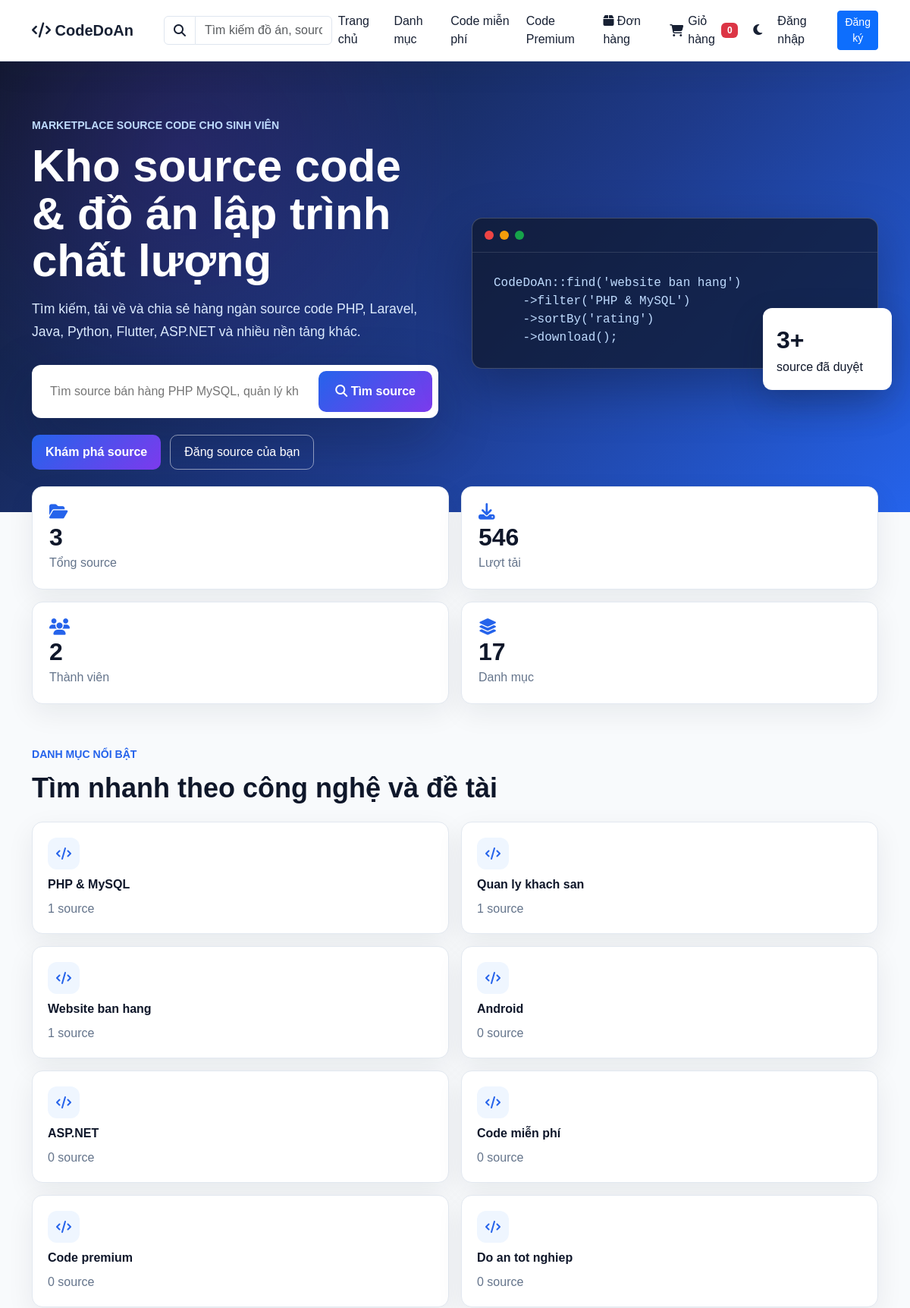
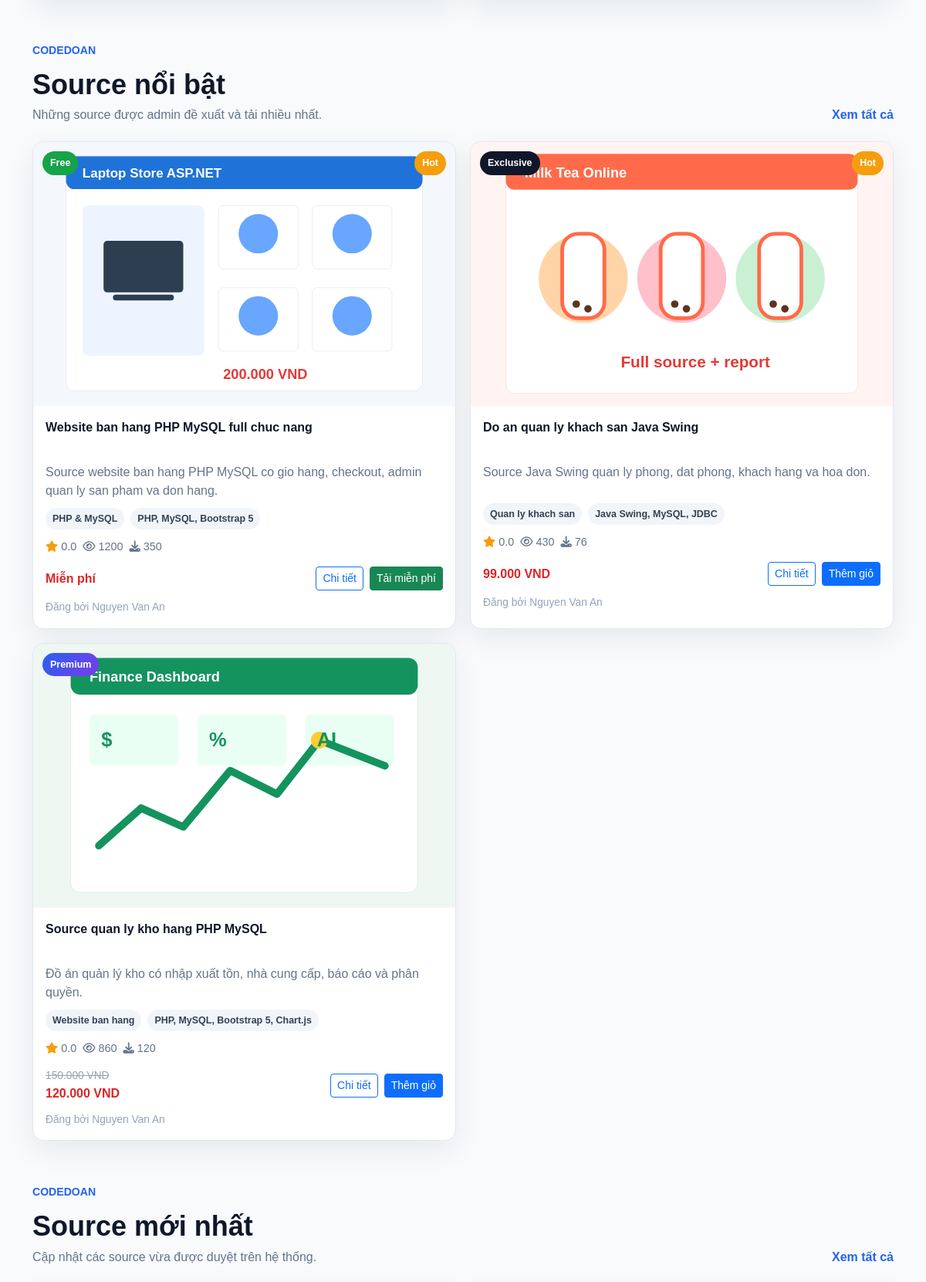
The page / (upper part) on the database its author committed (2 pictures, top to bottom).
### tables this page shows
CREATE TABLE categories (
    id INT AUTO_INCREMENT PRIMARY KEY,
    name VARCHAR(100),
    slug VARCHAR(120)
);

CREATE TABLE projects (
    id INT AUTO_INCREMENT PRIMARY KEY,
    user_id INT,
    category_id INT,
    title VARCHAR(255),
    slug VARCHAR(255),
    meta_title VARCHAR(255),
    short_description VARCHAR(255),
    description TEXT,
    tech_stack VARCHAR(255),
    version VARCHAR(50),
    file_size VARCHAR(50),
    demo_link VARCHAR(255),
    video_demo VARCHAR(255),
    install_guide TEXT,
    main_features TEXT,
    views INT DEFAULT 0,
    downloads_count INT DEFAULT 0,
    image VARCHAR(255),
    source_file VARCHAR(255),
    price INT DEFAULT 0,
    sale_price INT DEFAULT 0,
    is_free TINYINT(1) DEFAULT 0,
    tier ENUM('basic','premium','exclusive') DEFAULT 'basic',
    is_featured TINYINT(1) DEFAULT 0,
    is_hot TINYINT(1) DEFAULT 0,
    downloads INT DEFAULT 0,
    status ENUM('pending','approved','rejected','hidden') DEFAULT 'pending',
    created_at TIMESTAMP DEFAULT CURRENT_TIMESTAMP
);

CREATE TABLE users (
    id INT AUTO_INCREMENT PRIMARY KEY,
    name VARCHAR(100),
    email VARCHAR(100) UNIQUE,
    password VARCHAR(255),
    avatar VARCHAR(255) DEFAULT 'default.png',
    role ENUM('user','admin') DEFAULT 'user',
    created_at TIMESTAMP DEFAULT CURRENT_TIMESTAMP
);

### config.php (called while the page is built, shortened)
<?php
$host = 'localhost';
$user = 'root';
$pass = '';
$db = 'project_share';
$conn = mysqli_connect($host, $user, $pass, $db);
mysqli_set_charset($conn, 'utf8mb4');
function base_url(string $path = ''): string
{
    $documentRoot = str_replace('\\', '/', realpath($_SERVER['DOCUMENT_ROOT'] ?? __DIR__) ?: __DIR__);
    $appRoot = str_replace('\\', '/', __DIR__);
    $base = '/' . trim(str_replace($documentRoot, '', $appRoot), '/');
    $base = $base === '/' ? '' : $base;
    return rtrim($base, '/') . '/' . ltrim($path, '/');
}
function db_query(string $sql, array $params = [], string $types = '')
{
    global $conn;
    if (!$params) {
        return mysqli_query($conn, $sql);
    }
    $stmt = mysqli_prepare($conn, $sql);
    mysqli_stmt_bind_param($stmt, $types, ...$params);
    mysqli_stmt_execute($stmt);
    return mysqli_stmt_get_result($stmt) ?: $stmt;
}
function db_all(string $sql, array $params = [], string $types = ''): array
{
    $result = db_query($sql, $params, $types);
    return $result instanceof mysqli_result ? mysqli_fetch_all($result, MYSQLI_ASSOC) : [];
}
function db_one(string $sql, array $params = [], string $types = ''): ?array
{
    $result = db_query($sql, $params, $types);
    $row = mysqli_fetch_assoc($result);
    return $row ?: null;
}
function e($value): string
{
    return htmlspecialchars((string) $value, ENT_QUOTES, 'UTF-8');
}
function money($value): string
{
    $amount = (int) $value;
    return $amount > 0 ? number_format($amount, 0, ',', '.') . ' VND' : 'Miễn phí';
}
function project_price(array $project): int
{
    $salePrice = (int) ($project['sale_price'] ?? 0);
    $price = (int) ($project['price'] ?? 0);
    return $salePrice > 0 ? $salePrice : $price;
}

### index.php (the view, shortened to what this page needs)
<?php
include 'config.php';
$stats = [
    'sources' => (int) (db_one("SELECT COUNT(*) AS total FROM projects WHERE status = 'approved'")['total'] ?? 0),
    'downloads' => (int) (db_one("SELECT COALESCE(SUM(downloads_count), SUM(downloads), 0) AS total FROM projects")['total'] ?? 0),
    'users' => (int) (db_one('SELECT COUNT(*) AS total FROM users')['total'] ?? 0),
    'categories' => (int) (db_one('SELECT COUNT(*) AS total FROM categories')['total'] ?? 0),
];
$categories = db_all(
    "SELECT categories.*, COUNT(projects.id) AS project_count
     FROM categories
     LEFT JOIN projects ON projects.category_id = categories.id AND projects.status = 'approved'
     GROUP BY categories.id
     ORDER BY project_count DESC, categories.name
     LIMIT 8"
);
$baseSelect = "SELECT projects.*, users.name AS author_name, categories.name AS category_name,
    COALESCE(AVG(ratings.star), 0) AS avg_star,
    COUNT(DISTINCT ratings.id) AS rating_count";
$baseFrom = " FROM projects
    JOIN users ON users.id = projects.user_id
    JOIN categories ON categories.id = projects.category_id
    LEFT JOIN ratings ON ratings.project_id = projects.id
    WHERE projects.status = 'approved'";
$baseGroup = " GROUP BY projects.id";
$featured = db_all($baseSelect . $baseFrom . " AND (projects.is_featured = 1 OR projects.is_hot = 1)" . $baseGroup . " ORDER BY projects.is_hot DESC, projects.downloads_count DESC, projects.id DESC LIMIT 6");
$latest = db_all($baseSelect . $baseFrom . $baseGroup . " ORDER BY projects.id DESC LIMIT 6");
$freeSources = db_all($baseSelect . $baseFrom . " AND (projects.is_free = 1 OR (projects.price = 0 AND projects.sale_price = 0))" . $baseGroup . " ORDER BY projects.id DESC LIMIT 6");
$premiumSources = db_all($baseSelect . $baseFrom . " AND (projects.price > 0 OR projects.sale_price > 0 OR projects.tier IN ('premium','exclusive'))" . $baseGroup . " ORDER BY projects.is_hot DESC, projects.id DESC LIMIT 6");
$categorySources = db_all($baseSelect . $baseFrom . $baseGroup . " ORDER BY projects.is_hot DESC, projects.is_featured DESC, projects.id DESC LIMIT 48");
function source_card(array $row): void
{
    $isFree = (int) ($row['is_free'] ?? 0) === 1 || ((int) ($row['price'] ?? 0) === 0 && (int) ($row['sale_price'] ?? 0) === 0);
    $tier = $isFree ? 'Free' : ucfirst($row['tier'] ?: 'premium');
    $badgeClass = $isFree ? 'source-badge-free' : (($row['tier'] ?? '') === 'exclusive' ? 'source-badge-exclusive' : 'source-badge-premium');
    $price = project_price($row);
    $short = $row['short_description'] ?: $row['description'];
    ?>
    <article class="source-card home-source-card" data-category-id="<?php echo (int) ($row['category_id'] ?? 0); ?>" data-category-name="<?php echo e($row['category_name'] ?? ''); ?>">
        <a class="source-thumb" href="<?php echo e(base_url('projects/detail.php?id=' . (int) $row['id'] . '&slug=' . $row['slug'])); ?>">
            <img src="<?php echo e(base_url('uploads/images/' . $row['image'])); ?>" alt="<?php echo e($row['title']); ?>">
            <span class="source-badge <?php echo e($badgeClass); ?>"><?php echo e($tier); ?></span>
            <?php if ((int) ($row['is_hot'] ?? 0) === 1) { ?><span class="source-hot">Hot</span><?php } ?>
        </a>
        <div class="source-body">
            <a class="source-title" href="<?php echo e(base_url('projects/detail.php?id=' . (int) $row['id'] . '&slug=' . $row['slug'])); ?>"><?php echo e($row['title']); ?></a>
            <p><?php echo e($short); ?></p>
            <div class="source-tags">
                <span><?php echo e($row['category_name']); ?></span>
                <?php if (!empty($row['tech_stack'])) { ?><span><?php echo e($row['tech_stack']); ?></span><?php } ?>
            </div>
            <div class="source-meta">
                <span><i class="fa-solid fa-star"></i> <?php echo number_format((float) $row['avg_star'], 1); ?></span>
                <span><i class="fa-regular fa-eye"></i> <?php echo (int) ($row['views'] ?? 0); ?></span>
                <span><i class="fa-solid fa-download"></i> <?php echo (int) (($row['downloads_count'] ?? 0) ?: ($row['downloads'] ?? 0)); ?></span>
            </div>
            <div class="source-bottom">
                <div class="source-price">
                    <?php if (!$isFree && (int) ($row['price'] ?? 0) > 0 && (int) ($row['sale_price'] ?? 0) > 0 && (int) $row['sale_price'] < (int) $row['price']) { ?>
                        <del><?php echo money($row['price']); ?></del>
                    <?php } ?>
                    <strong><?php echo $isFree ? 'Miễn phí' : money($price); ?></strong>
                </div>
                <div class="source-actions">
                    <a class="btn btn-sm btn-outline-primary" href="<?php echo e(base_url('projects/detail.php?id=' . (int) $row['id'] . '&slug=' . $row['slug'])); ?>">Chi tiết</a>
                    <?php if ($isFree) { ?>
                        <a class="btn btn-sm btn-success" href="<?php echo e(base_url('projects/download.php?id=' . (int) $row['id'])); ?>">Tải miễn phí</a>
                    <?php } else { ?>
                        <form method="POST" action="<?php echo e(base_url('shop/cart_action.php')); ?>">
                            <button class="btn btn-sm btn-primary">Thêm giỏ</button>
                        </form>
                    <?php } ?>
                </div>
            </div>
            <div class="source-author">Đăng bởi <?php echo e($row['author_name']); ?></div>
        </div>
    </article>
    <?php
}
?>
<?php include 'includes/header.php'; ?>
<?php include 'includes/navbar.php'; ?>
<main class="home-page">
    <section class="home-hero">
        <div class="container">
            <div class="home-hero-grid">
                <div>
                    <span class="hero-kicker">Marketplace source code cho sinh viên</span>
                    <h1>Kho source code & đồ án lập trình chất lượng</h1>
                    <p>Tìm kiếm, tải về và chia sẻ hàng ngàn source code PHP, Laravel, Java, Python, Flutter, ASP.NET và nhiều nền tảng khác.</p>
                    <form action="<?php echo e(base_url('projects/search.php')); ?>" method="GET" class="hero-search">
                        <input type="text" name="keyword" placeholder="Tìm source bán hàng PHP MySQL, quản lý kho, khách sạn...">
                        <button><i class="fa-solid fa-magnifying-glass"></i> Tìm source</button>
                    </form>
                    <div class="hero-actions">
                        <a class="btn-gradient" href="#featured-sources">Khám phá source</a>
                        <a class="btn-soft" href="<?php echo e(base_url('projects/upload.php')); ?>">Đăng source của bạn</a>
                    </div>
                </div>
                <div class="hero-panel">
                    <div class="hero-code-window">
                        <div class="dots"><span></span><span></span><span></span></div>
                        <pre><code>CodeDoAn::find('website ban hang')
    ->filter('PHP & MySQL')
    ->sortBy('rating')
    ->download();</code></pre>
                    </div>
                    <div class="hero-floating-card">
                        <strong><?php echo $stats['sources']; ?>+</strong>
                        <span>source đã duyệt</span>
                    </div>
                </div>
            </div>
        </div>
    </section>
    <section class="container home-stats">
        <?php foreach ([
            ['Tổng source', $stats['sources'], 'folder-open'],
            ['Lượt tải', $stats['downloads'], 'download'],
            ['Thành viên', $stats['users'], 'users'],
            ['Danh mục', $stats['categories'], 'layer-group'],
        ] as $stat) { ?>
            <div class="stat-card">
                <i class="fa-solid fa-<?php echo $stat[2]; ?>"></i>
                <strong><?php echo number_format($stat[1]); ?></strong>
                <span><?php echo e($stat[0]); ?></span>
            </div>
        <?php } ?>
    </section>
    <section class="container section-block">
        <div class="section-heading">
            <div>
                <span>Danh mục nổi bật</span>
                <h2>Tìm nhanh theo công nghệ và đề tài</h2>
            </div>
        </div>
        <div class="category-grid">
            <?php foreach ($categories as $cat) { ?>
                <button class="category-tile js-category-filter" type="button" data-category-id="<?php echo (int) $cat['id']; ?>" data-category-name="<?php echo e($cat['name']); ?>">
                    <i class="fa-solid fa-code"></i>
                    <strong><?php echo e($cat['name']); ?></strong>
                    <span><?php echo (int) $cat['project_count']; ?> source</span>
                </button>
            <?php } ?>
        </div>
    </section>
            <?php foreach ($categorySources as $row) { source_card($row); } ?>
    <?php foreach ([
        ['featured-sources', 'Source nổi bật', 'Những source được admin đề xuất và tải nhiều nhất.', $featured],
        ['latest-sources', 'Source mới nhất', 'Cập nhật các source vừa được duyệt trên hệ thống.', $latest],
        ['free-sources', 'Source miễn phí', 'Tải nhanh các source free phù hợp học tập và tham khảo.', $freeSources],
        ['premium-sources', 'Source premium', 'Source trả phí chất lượng cao, có hỗ trợ cài đặt và báo cáo.', $premiumSources],
    ] as $section) { ?>
        <section id="<?php echo e($section[0]); ?>" class="container section-block">
            <div class="section-heading">
                <div>
                    <span>CodeDoAn</span>
                    <h2><?php echo e($section[1]); ?></h2>
                    <p><?php echo e($section[2]); ?></p>
                </div>
                <a href="<?php echo e(base_url('projects/search.php')); ?>">Xem tất cả</a>
            </div>
            <div class="source-grid">
                <?php foreach ($section[3] as $row) { source_card($row); } ?>
            </div>
        </section>
    <?php } ?>
</main>
<?php include 'includes/footer.php'; ?>

### rows shown on the page
categories: name "PHP & MySQL", project_count "1"
categories: name "Quan ly khach san", project_count "1"
categories: name "Website ban hang", project_count "1"
categories: name "Android", project_count "0"
categories: name "ASP.NET", project_count "0"
categories: name "Code miễn phí", project_count "0"
categories: name "Code premium", project_count "0"
categories: name "Do an tot nghiep", project_count "0"
projects: image (picture), is_free "Free", is_hot "Hot", title "Website ban hang PHP MySQL full chuc nang", short_description "Source website ban hang PHP MySQL co gio hang, checkout, admin quan ly san pham va don hang.", category.name "PHP & MySQL", tech_stack "PHP, MySQL, Bootstrap 5", avg_star "0.0", views "1200", downloads_count "350", shows "Miễn phí", user.name "Nguyen Van An"
projects: image (picture), tier "Exclusive", is_hot "Hot", title "Do an quan ly khach san Java Swing", short_description "Source Java Swing quan ly phong, dat phong, khach hang va hoa don.", category.name "Quan ly khach san", tech_stack "Java Swing, MySQL, JDBC", avg_star "0.0", views "430", downloads_count "76", money($price) "99.000 VND", user.name "Nguyen Van An"
projects: image (picture), tier "Premium", title "Source quan ly kho hang PHP MySQL", short_description "Đồ án quản lý kho có nhập xuất tồn, nhà cung cấp, báo cáo và phân quyền.", category.name "Website ban hang", tech_stack "PHP, MySQL, Bootstrap 5, Chart.js", avg_star "0.0", views "860", downloads_count "120", price "150.000 VND", sale_price "120.000 VND", user.name "Nguyen Van An"

### other values the page prints
cart_count() "0"
$stats['sources'] "3"
$stat[1] "3"
$stat[0] "Tổng source"
$stat[1] "546"
$stat[0] "Lượt tải"
$stat[1] "2"
$stat[0] "Thành viên"
$stat[1] "17"
$stat[0] "Danh mục"
$section[1] "Source nổi bật"
$section[2] "Những source được admin đề xuất và tải nhiều nhất."
$section[1] "Source mới nhất"
$section[2] "Cập nhật các source vừa được duyệt trên hệ thống."
